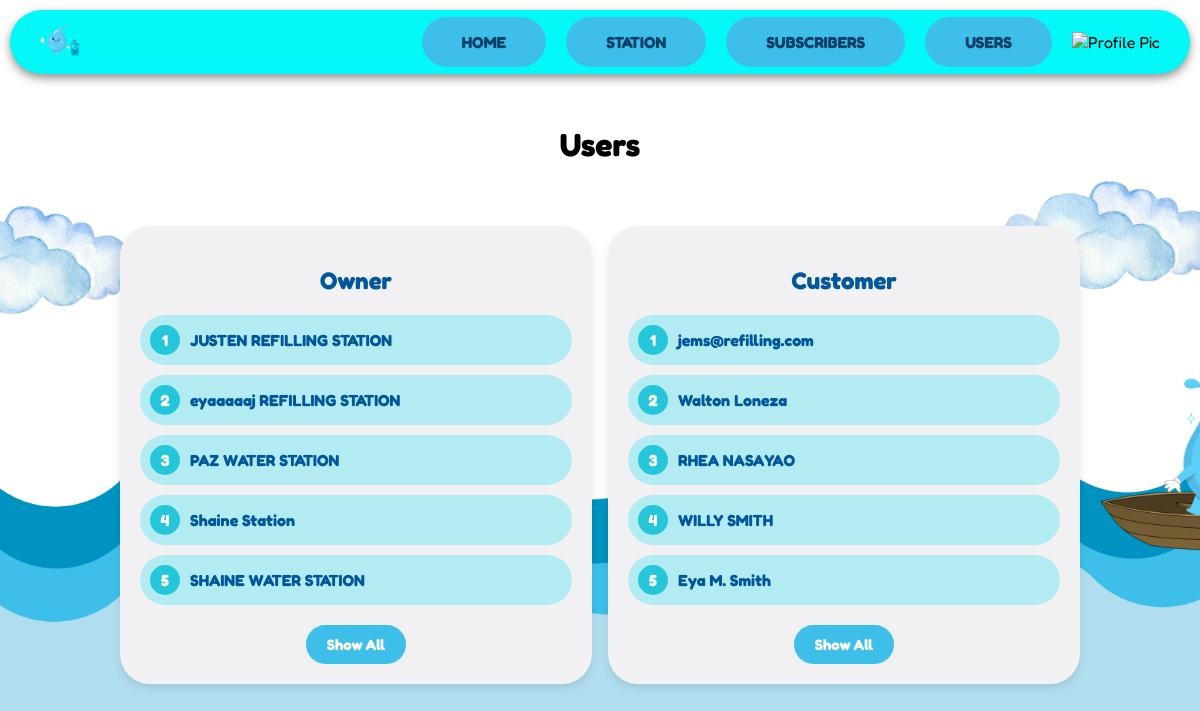
Page /dwos/users.php on the committed database.
### tables this page shows
CREATE TABLE `users` (
  `user_id` int(11) NOT NULL,
  `user_name` varchar(55) NOT NULL,
  `email` varchar(55) NOT NULL,
  `password` varchar(255) NOT NULL,
  `image` varchar(255) NOT NULL DEFAULT 'default.jpg',
  `phone_number` varchar(55) NOT NULL,
  `address` varchar(255) NOT NULL,
  `user_type` char(1) NOT NULL DEFAULT 'C' COMMENT 'C - Customer, A - Admin, O - Owner',
  `status` char(1) NOT NULL DEFAULT 'A' COMMENT 'A - Active, I - Inactive'
);

### dwos/users.php (the view, shortened to what this page needs)
<!DOCTYPE html>
<html lang="en">
<head>
    <link rel="stylesheet" href="adminpage.css" />
</head>
<body>
    <?php include 'adminnavbar.php'; ?>
</body>
</html>
<!DOCTYPE html>
<html lang="en">
<head>
    <link rel="stylesheet" href="users.css">
</head>
<body>
    <div class="header">
        <h1>Users</h1>
    </div>
    <div class="users-section">
        <div class="container" id="owners-container">
            <h2>Owner</h2>
            <?php
            $servername = "localhost";
            $username = "root";
            $password = "";
            $dbname = "dwos";
            $conn = new mysqli($servername, $username, $password, $dbname);
            $sql = "SELECT user_id, user_name, email FROM users WHERE user_type = 'O' AND status = 'A'";
            $result = $conn->query($sql);
            $ownerCount = 0;
            if ($result->num_rows > 0) {
                while ($row = $result->fetch_assoc()) {
                    $user_name = !empty($row['user_name']) ? $row['user_name'] : $row['email'];
                    $ownerCount++;
                    $hiddenClass = $ownerCount > 5 ? 'hidden' : '';
                    echo "<div class='user {$hiddenClass}'><span class='user-id'>{$ownerCount}</span> {$user_name}</div>";
                }
            } else {
                echo "No owners found.";
            }
            ?>
            <div class="show-all">
                <button class="btn" data-modal="owners-modal">Show All</button>
            </div>
        </div>
        <div class="container" id="customers-container">
            <h2>Customer</h2>
            <?php
            $sql = "SELECT user_id, user_name, email FROM users WHERE user_type = 'C' AND status = 'A'";
            $result = $conn->query($sql);
            $customerCount = 0;
            if ($result->num_rows > 0) {
                while ($row = $result->fetch_assoc()) {
                    $user_name = !empty($row['user_name']) ? $row['user_name'] : $row['email'];
                    $customerCount++;
                    $hiddenClass = $customerCount > 5 ? 'hidden' : '';
                    echo "<div class='user {$hiddenClass}'><span class='user-id'>{$customerCount}</span> {$user_name}</div>";
                }
            } else {
                echo "No customers found.";
            }
            ?>
            <div class="show-all">
                <button class="btn" data-modal="customers-modal">Show All</button>
            </div>
        </div>
    </div>
</body>
</html>

### dwos/adminpage.css (style rules this page uses)
body { font-family: 'Fredoka', sans-serif; margin: 0; padding: 0; width: 100%; height: 100%; background: url('image/home.png') no-repeat; min-height: 95vh; background-size: cover; background-position: center; overflow: auto; }
h2 { font-size: 24px; margin-bottom: 10px; text-align: center; }
.show-all { display: flex; justify-content: center; margin-top: 20px; }
.show-all .btn { padding: 10px 20px; width: 100px; background-color: #3DBFEA; color: white; font-size: 15px; border: none; border-radius: 100px; cursor: pointer; transition: background-color 0.3s ease; }

### dwos/adminnavbar.css (style rules this page uses)
.btn { background: #3dbfea; color: #003f67; padding: 12px 30px; font-family: 'Fredoka', sans-serif; font-size: 18px; font-weight: bold; border: none; border-radius: 30px; cursor: pointer; width: 150px; text-align: center; display: flex; align-items: center; justify-content: center; text-decoration: none; transition: background 0.3s ease; }

### dwos/users.css (style rules this page uses)
body { font-family: 'Fredoka', sans-serif; margin: 0; padding: 0; width: 100%; height: 100%; background: url('image/home.png') no-repeat; min-height: 95vh; align-items: center; justify-content: center; background-size: cover; background-position: center; }
.header { color: black; padding: 20px; text-align: center; border-radius: 8px; margin: 0 auto 20px; margin-bottom: 20px; }
.users-section { display: flex; justify-content: space-between; width: 80%; margin: 0 auto; max-width: 1200px; }
.container { background-color: #F1F1F3; border-radius: 30px; padding: 20px; width: 100%; max-width: 45%; box-shadow: 0 4px 8px rgba(0, 0, 0, 0.1); margin-bottom: 20px; text-align: center; }
.container h2 { font-family: 'Fredoka', sans-serif; color: #01579b; font-size: 24px; margin-bottom: 20px; }
.user { font-family: 'Fredoka', sans-serif; background-color: #b2ebf2; padding: 10px; border-radius: 30px; font-size: 16px; font-weight: bold; color: #01579b; display: flex; align-items: center; margin-bottom: 10px; transition: background-color 0.3s; }
.user-id { font-weight: bold; background-color: #26c6da; color: white; width: 30px; height: 30px; display: flex; justify-content: center; align-items: center; border-radius: 50%; margin-right: 10px; }
.btn { background-color: #26c6da; color: white; border: none; border-radius: 20px; padding: 10px 20px; font-size: 16px; cursor: pointer; transition: background-color 0.3s; }

### rows in the picture
users: user_name "JUSTEN REFILLING STATION"
users: user_name "eyaaaaaj REFILLING STATION"
users: user_name "PAZ WATER STATION"
users: user_name "Shaine Station"
users: user_name "SHAINE WATER STATION"
users: email "jems@refilling.com"
users: user_name "Walton Loneza"
users: user_name "RHEA NASAYAO"
users: user_name "WILLY SMITH"
users: user_name "Eya M. Smith"
